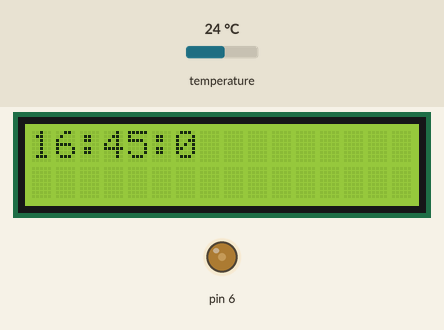
Bench run of a sketch on a simulated Arduino Uno, built with avr-gcc and run on an emulated ATmega328P. Shown: 16×2 character LCD, output pins drawn as LEDs (lit = HIGH). The inputs (shaded band) are chosen by the test bench; at power-on: temperature 24 °C. The local clock reads 2024-03-15 10:24:30 at power-on unless the sketch sets it; what the sketch prints to the serial monitor is not drawn.

Above: at 1.1 s.
At 15.1 s:
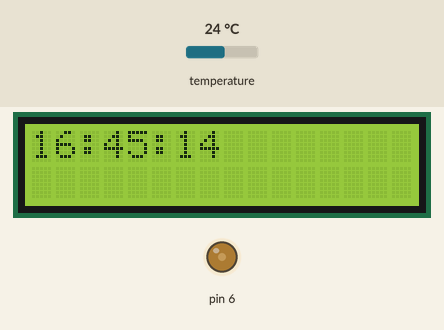
At 29.1 s:
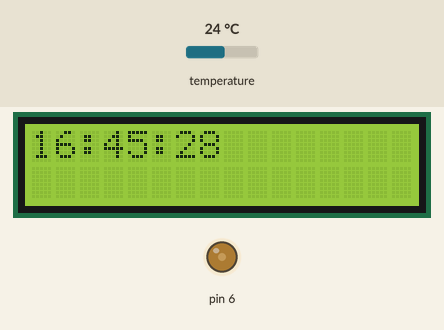
At 57.2 s:
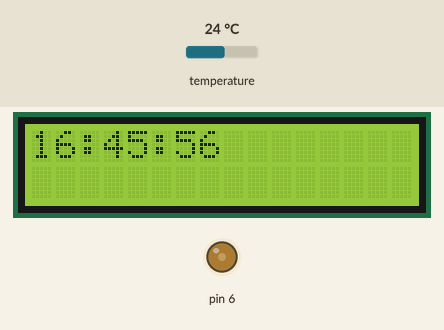
At 85.2 s:
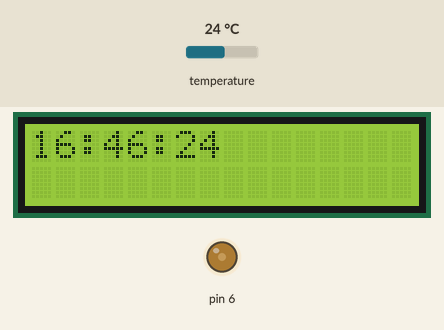
At 120.2 s:
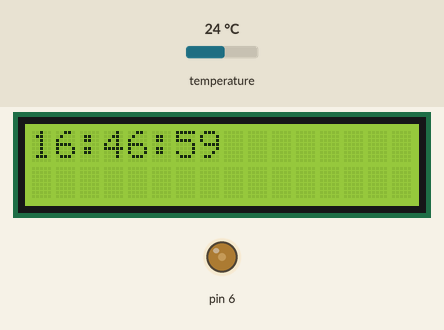

Measured:
- what the display in image 0 shows lasts 6.0 s, from 1.1 s to 7.1 s

The sketch:

using_d6pin_potenciometer.ino
```cpp
#include <LiquidCrystal.h>
#include <stdio.h>
int Contrast=75;
 LiquidCrystal lcd(12, 11, 5, 4, 3, 2);
 #include "uRTCLib.h"
// uRTCLib rtc;
uRTCLib rtc(0x68);
char daysOfTheWeek[7][12] = {"Sunday", "Monday", "Tuesday", "Wednesday", "Thursday", "Friday", "Saturday"};
String time;
 void setup()
 {
   Serial.begin(9600);
   URTCLIB_WIRE.begin();
   // rtc.set(second, minute, hour, dayOfWeek, dayOfMonth, month, year)
   rtc.set(0,45,16,1,26,6,23);
    analogWrite(6,Contrast);
     lcd.begin(16, 2);
  }
     void loop()
 {
   String strh;
    rtc.refresh();
  lcd.clear();
  Serial.print("Current Date & Time: ");
  Serial.print(rtc.year());
  Serial.print('/');
  Serial.print(rtc.month());
  Serial.print('/');
  Serial.print(rtc.day());
  Serial.println("Time details are as follows \n");
  delay(1000);
  Serial.print(rtc.hour());
   Serial.print(":");
  Serial.print(rtc.minute());
   Serial.print(":");
  Serial.println(rtc.second());
  lcd.print(rtc.hour());
  lcd.print(":");
  lcd.print(rtc.minute());
  lcd.print(":");
  lcd.print(rtc.second());
  int hour =rtc.hour();
  //sprintf(strh, "%d", rtc.hour());
  //tostring(strh, rtc.hour);
  //time = tostring(rtc.hour())+":"+tostring(rtc.minute())+":"+tostring(rtc.second());
  //date =rtc.
  lcd.setCursor(0,0);
 // lcd.print(time);
  lcd.setCursor(0,1);
  //lcd.print(date);
  Serial.print("Temperature: ");
  Serial.print(rtc.temp()  / 100);
  Serial.print("\xC2\xB0");   //shows degrees character
  Serial.println("C");
  delay(3000);
  /* analogWrite(6,75);
     lcd.setCursor(0, 0);
     lcd.print("Contast to 75");
     delay(3000);
     lcd.clear();
     analogWrite(6,80);
      lcd.print("Contast to 80");
     delay(3000);
     lcd.clear();
        analogWrite(6,50);
     lcd.print("Contast to 50");
     delay(3000);
     lcd.clear();
    lcd.setCursor(0, 1);
     lcd.print("Display");*/
     delay(3000);
 }
```
